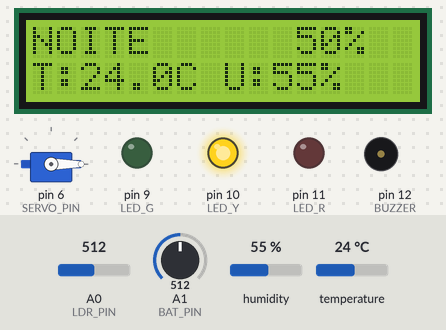
Simulated run of this sketch. Board: Arduino Uno, built with avr-gcc and run on an emulated ATmega328P. On the bench: servo, 16×2 character LCD, output pins drawn as LEDs (lit = HIGH), buzzer (waves = sounding). Inputs (shaded band) come from the test bench; at power-on: temperature 24 °C, A1 (BAT_PIN) = 512, humidity 55 %, A0 (LDR_PIN) = 512. What the sketch prints to the serial monitor is not drawn.

Above: at 3.2 s.
3.3 s: temperature set to 39.6 °C
At 4.8 s:
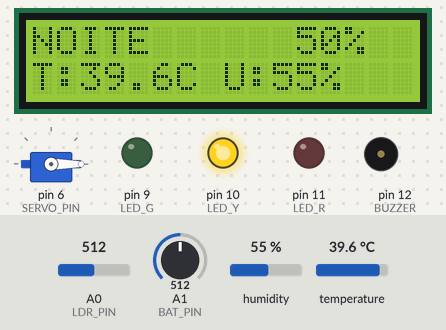
6.0 s: temperature set to 40.9 °C
At 8.5 s:
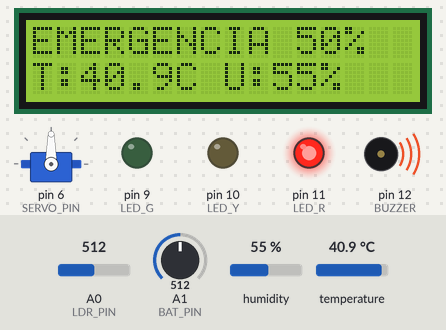
9.5 s: A1 (BAT_PIN) set to 109
At 9.9 s:
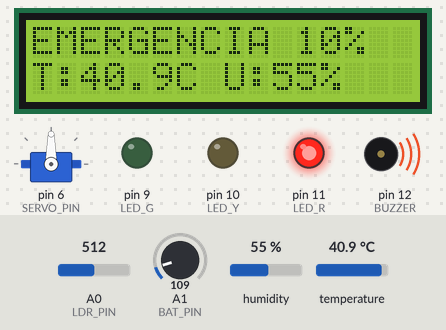
11.0 s: A1 (BAT_PIN) set to 91
At 12.0 s:
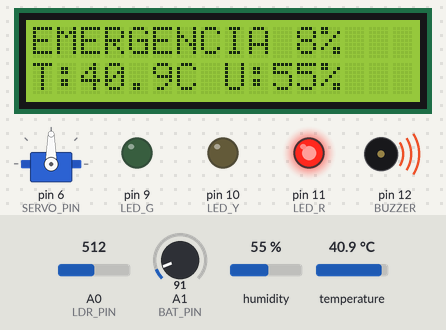
12.5 s: humidity set to 22 %
At 14.9 s:
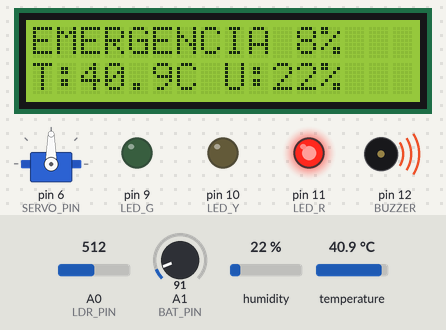
16.0 s: A0 (LDR_PIN) set to 910
22.8 s: A0 (LDR_PIN) set to 939
Timing chart, 0 to 25.3 s (numbered marks = the images above; inputs shaded):
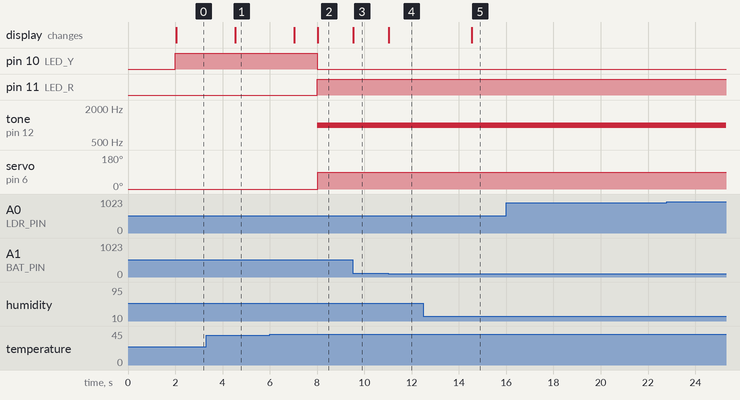

Measured:
- the behaviour switches between 40 and 40.1 °C on temperature (found by bisection; images 1 and 2)
- after the input at 3.3 s, the display: changes after 1.2 s (image 1)
- after the input at 6.0 s, pin 10 (LED_Y): HIGH → LOW after 2.0 s; pin 11 (LED_R): LOW → HIGH after 2.0 s; tone on pin 12 (BUZZER): silent → 1000 Hz after 2.0 s; servo on pin 6 (SERVO_PIN): 0° → 90° after 2.0 s; the display: first changes after 1.0 s (image 2 shows a later state)
- after the input at 9.5 s, the display: changes at once (image 3)
- after the input at 11.0 s, the display: changes at once (image 4)
- after the input at 12.5 s, the display: changes after 2.0 s (image 5)

The sketch:

AURORA.ino
```cpp
// ============================================================
// 1. Includes e bibliotecas
// ============================================================
#include <DHT.h>
#include <Servo.h>
#include <LiquidCrystal_I2C.h>

// ============================================================
// 2. #define - todos os pinos e limiares
// ============================================================
#define LDR_PIN              A0
#define BAT_PIN              A1
#define DHT_PIN              2
#define DHT_TYPE             DHT22
#define LED_G                9
#define LED_Y                10
#define LED_R                11
#define BUZZER               12
#define SERVO_PIN            6
#define LUZ_DIA              600     // limiar de luz para estado DIA
#define BAT_SEGURA           30      // percentual minimo de bateria segura
#define TEMP_CRITICA         40.0    // C - acima disso e emergencia termica
#define TEMP_ALERTA          35.0    // C - zona de atencao
#define FREQ_ALARME          1000    // Hz do buzzer em emergencia
#define SERVO_OFF            0       // angulo: carga conectada
#define SERVO_CORTE          90      // angulo: carga cortada
#define DEBOUNCE_N           3       // leituras para confirmar mudanca de estado
#define INTERVALO_MS         500     // ms entre leituras
#define LCD_ADDR             0x27
#define LCD_COLS             16
#define LCD_ROWS             2
#define TEMP_CRITICA_CAUSA   "TERMICA"
#define BAT_CRITICA_CAUSA    "BATERIA"
#define CAUSA_NENHUMA        "-"
#define CAUSA_VAZIA          ""

// ============================================================
// 3. const int / const float - valores sem tipo implicito do #define
// ============================================================
const int ADC_MINIMO = 0;
const int ADC_MAXIMO = 1023;
const int PERCENTUAL_MINIMO = 0;
const int PERCENTUAL_MAXIMO = 100;
const int SERIAL_BAUD = 9600;
const int LEITURAS_INICIAIS = 0;
const int PRIMEIRA_CONFIRMACAO = 1;
const int CASAS_DECIMAIS_SENSOR = 1;
const int CASAS_DECIMAIS_UMIDADE_LCD = 0;
const int LCD_COLUNA_INICIAL = 0;
const int LCD_LINHA_ESTADO = 0;
const int LCD_LINHA_SENSORES = 1;
const int LCD_DELAY_BOOT_MS = 1500;
const int SERIAL_DELAY_BOOT_MS = 100;
const float DHT_VALOR_FALHA = 0.0;

// ============================================================
// 4. enum EstadoAurora
// ============================================================
enum EstadoAurora {
  ESTADO_DIA,
  ESTADO_NOITE,
  ESTADO_EMERGENCIA
};

// ============================================================
// 5. Variaveis globais comentadas
// ============================================================

// Guarda o estado efetivamente aplicado aos atuadores apos o debounce.
EstadoAurora estadoAtual = ESTADO_DIA;

// Guarda o estado que esta sendo confirmado pelas leituras consecutivas.
EstadoAurora estadoCandidato = ESTADO_DIA;

// Conta quantas leituras consecutivas confirmaram o estado candidato.
int leiturasConfirmadas = LEITURAS_INICIAIS;

// Indica se a primeira leitura valida ja definiu o estado inicial do sistema.
bool estadoInicializado = false;

// Marca o instante da ultima leitura para controle nao-bloqueante com millis().
unsigned long ultimaLeitura = 0;

// Conta os ciclos de leitura exibidos no Serial Monitor.
unsigned long ciclos = 0;

// Guarda a causa textual da ultima emergencia classificada.
const char* causaEmergencia = CAUSA_VAZIA;

// ============================================================
// 6. Prototipos de todas as funcoes
// ============================================================
void lerSensores(int &luz, int &bateria, float &temp, float &umidade);
EstadoAurora classificarEstadoEnum(int luz, int bateria, float temp);
String classificarEstado(int luz, int bateria, float temp);
void aplicarEstadoEnum(EstadoAurora estado);
void aplicarEstado(String estado);
void atualizarEstadoComDebounce(EstadoAurora estadoLido);
void exibirSerial(int luz, int bateria, float temp, float umidade, EstadoAurora estado);
void atualizarLCD(int bateria, float temp, float umidade, EstadoAurora estado);
String estadoParaTexto(EstadoAurora estado);
EstadoAurora textoParaEstado(String estado);

// ============================================================
// 7. Instancias: DHT, Servo e LiquidCrystal_I2C
// ============================================================
DHT dht(DHT_PIN, DHT_TYPE);
Servo servoCarga;
LiquidCrystal_I2C lcd(LCD_ADDR, LCD_COLS, LCD_ROWS);

// ============================================================
// 8. void setup()
// ============================================================
void setup() {
  Serial.begin(SERIAL_BAUD);

  pinMode(LDR_PIN, INPUT);
  pinMode(BAT_PIN, INPUT);
  pinMode(DHT_PIN, INPUT);
  pinMode(LED_G, OUTPUT);
  pinMode(LED_Y, OUTPUT);
  pinMode(LED_R, OUTPUT);
  pinMode(BUZZER, OUTPUT);
  pinMode(SERVO_PIN, OUTPUT);

  dht.begin();
  servoCarga.attach(SERVO_PIN);
  servoCarga.write(SERVO_OFF);

  lcd.init();
  lcd.backlight();
  lcd.setCursor(LCD_COLUNA_INICIAL, LCD_LINHA_ESTADO);
  lcd.print(F("AURORA  v1.1"));
  lcd.setCursor(LCD_COLUNA_INICIAL, LCD_LINHA_SENSORES);
  lcd.print(F("Inicializando..."));

  digitalWrite(LED_G, LOW);
  digitalWrite(LED_Y, LOW);
  digitalWrite(LED_R, LOW);
  noTone(BUZZER);

  delay(SERIAL_DELAY_BOOT_MS);
  Serial.println(F(""));
  Serial.println(F("  ╔══════════════════════════════════╗"));
  Serial.println(F("  ║   AURORA · Base Lunar Artemis    ║"));
  Serial.println(F("  ║   Sistema de Gestao Energetica   ║"));
  Serial.println(F("  ║   Versao 1.1 · Inicializado      ║"));
  Serial.println(F("  ╚══════════════════════════════════╝"));
  Serial.println(F(""));

  delay(LCD_DELAY_BOOT_MS);
  lcd.clear();
}

// ============================================================
// 9. void loop()
// ============================================================
void loop() {
  unsigned long agora = millis();

  if (agora - ultimaLeitura >= INTERVALO_MS) {
    ultimaLeitura = agora;

    int luz = ADC_MINIMO;
    int bateria = PERCENTUAL_MINIMO;
    float temp = DHT_VALOR_FALHA;
    float umidade = DHT_VALOR_FALHA;

    lerSensores(luz, bateria, temp, umidade);

    EstadoAurora estadoLido = classificarEstadoEnum(luz, bateria, temp);
    atualizarEstadoComDebounce(estadoLido);

    aplicarEstadoEnum(estadoAtual);
    atualizarLCD(bateria, temp, umidade, estadoAtual);
    exibirSerial(luz, bateria, temp, umidade, estadoAtual);
    ciclos++;
  }
}

// ============================================================
// 10. Funcoes auxiliares
// ============================================================

/*
 * Le e processa todos os sensores do sistema AURORA.
 * Parametros:
 *   luz: referencia que recebe a leitura de luminosidade em escala 0-1023.
 *   bateria: referencia que recebe a carga simulada da bateria em 0-100%.
 *   temp: referencia que recebe a temperatura em graus Celsius.
 *   umidade: referencia que recebe a umidade relativa em percentual.
 * Retorno: nenhum.
 */
void lerSensores(int &luz, int &bateria, float &temp, float &umidade) {
  int leituraBateria = analogRead(BAT_PIN);

  // No modulo LDR do Wokwi, analogRead() fica maior no escuro.
  // A inversao mantem a regra da AURORA: luz alta representa DIA.
  luz = ADC_MAXIMO - analogRead(LDR_PIN);
  bateria = map(leituraBateria, ADC_MINIMO, ADC_MAXIMO, PERCENTUAL_MINIMO, PERCENTUAL_MAXIMO);
  bateria = constrain(bateria, PERCENTUAL_MINIMO, PERCENTUAL_MAXIMO);

  temp = dht.readTemperature();
  umidade = dht.readHumidity();

  if (isnan(temp)) {
    temp = DHT_VALOR_FALHA;
  }

  if (isnan(umidade)) {
    umidade = DHT_VALOR_FALHA;
  }
}

/*
 * Classifica o estado operacional usando enum e os sensores lidos.
 * Parametros:
 *   luz: leitura de luminosidade em escala 0-1023.
 *   bateria: carga simulada da bateria em 0-100%.
 *   temp: temperatura em graus Celsius.
 * Retorno: valor EstadoAurora correspondente a DIA, NOITE ou EMERGENCIA.
 */
EstadoAurora classificarEstadoEnum(int luz, int bateria, float temp) {
  causaEmergencia = CAUSA_VAZIA;

  if (temp > TEMP_CRITICA && temp != DHT_VALOR_FALHA) {
    causaEmergencia = TEMP_CRITICA_CAUSA;
    return ESTADO_EMERGENCIA;
  }

  if (bateria < BAT_SEGURA) {
    causaEmergencia = BAT_CRITICA_CAUSA;
    return ESTADO_EMERGENCIA;
  }

  if (luz > LUZ_DIA) {
    return ESTADO_DIA;
  }

  return ESTADO_NOITE;
}

/*
 * Wrapper publico que classifica o estado e retorna texto legivel.
 * Parametros:
 *   luz: leitura de luminosidade em escala 0-1023.
 *   bateria: carga simulada da bateria em 0-100%.
 *   temp: temperatura em graus Celsius.
 * Retorno: String com "DIA", "NOITE" ou "EMERGENCIA".
 */
String classificarEstado(int luz, int bateria, float temp) {
  return estadoParaTexto(classificarEstadoEnum(luz, bateria, temp));
}

/*
 * Desliga todas as saidas e aciona somente os atuadores do estado informado.
 * Parametros:
 *   estado: valor EstadoAurora ja confirmado pelo debounce.
 * Retorno: nenhum.
 */
void aplicarEstadoEnum(EstadoAurora estado) {
  digitalWrite(LED_G, LOW);
  digitalWrite(LED_Y, LOW);
  digitalWrite(LED_R, LOW);
  noTone(BUZZER);

  switch (estado) {
    case ESTADO_DIA:
      digitalWrite(LED_G, HIGH);
      servoCarga.write(SERVO_OFF);
      break;

    case ESTADO_NOITE:
      digitalWrite(LED_Y, HIGH);
      servoCarga.write(SERVO_OFF);
      break;

    case ESTADO_EMERGENCIA:
    default:
      digitalWrite(LED_R, HIGH);
      tone(BUZZER, FREQ_ALARME);
      servoCarga.write(SERVO_CORTE);
      break;
  }
}

/*
 * Wrapper publico que aplica as saidas a partir de um estado em texto.
 * Parametros:
 *   estado: String com "DIA", "NOITE" ou "EMERGENCIA".
 * Retorno: nenhum.
 */
void aplicarEstado(String estado) {
  aplicarEstadoEnum(textoParaEstado(estado));
}

/*
 * Atualiza o estado global apenas depois de leituras consecutivas confirmarem a mudanca.
 * Parametros:
 *   estadoLido: estado calculado a partir dos sensores no ciclo atual.
 * Retorno: nenhum.
 */
void atualizarEstadoComDebounce(EstadoAurora estadoLido) {
  if (!estadoInicializado) {
    estadoAtual = estadoLido;
    estadoCandidato = estadoLido;
    leiturasConfirmadas = LEITURAS_INICIAIS;
    estadoInicializado = true;
    return;
  }

  if (estadoLido == estadoAtual) {
    estadoCandidato = estadoAtual;
    leiturasConfirmadas = LEITURAS_INICIAIS;
    return;
  }

  if (estadoLido != estadoCandidato) {
    estadoCandidato = estadoLido;
    leiturasConfirmadas = PRIMEIRA_CONFIRMACAO;
    return;
  }

  leiturasConfirmadas++;

  if (leiturasConfirmadas >= DEBOUNCE_N) {
    estadoAtual = estadoCandidato;
    leiturasConfirmadas = LEITURAS_INICIAIS;
  }
}

/*
 * Exibe dados no Serial Monitor em formato de console operacional.
 * Parametros:
 *   luz: leitura de luminosidade em escala 0-1023.
 *   bateria: carga simulada da bateria em 0-100%.
 *   temp: temperatura em graus Celsius.
 *   umidade: umidade relativa em percentual.
 *   estado: estado operacional confirmado pelo debounce.
 * Retorno: nenhum.
 */
void exibirSerial(int luz, int bateria, float temp, float umidade, EstadoAurora estado) {
  bool emergencia = (estado == ESTADO_EMERGENCIA);
  const char* causaAtual = CAUSA_NENHUMA;

  if (emergencia) {
    if (temp > TEMP_CRITICA && temp != DHT_VALOR_FALHA) {
      causaAtual = TEMP_CRITICA_CAUSA;
    } else if (bateria < BAT_SEGURA) {
      causaAtual = BAT_CRITICA_CAUSA;
    } else {
      causaAtual = causaEmergencia;
    }
  }

  Serial.println(F("======================================"));
  Serial.println(F(" AURORA · Console da Base Lunar"));
  Serial.print(F(" Ciclo: "));
  Serial.println(ciclos);
  Serial.println(F("======================================"));

  Serial.print(F(" Estado    : "));
  Serial.println(estadoParaTexto(estado));

  Serial.print(F(" Causa     : "));
  Serial.println(causaAtual);

  Serial.print(F(" Luz       : "));
  Serial.print(luz);
  Serial.print(F("   (limiar: "));
  Serial.print(LUZ_DIA);
  Serial.println(F(")"));

  Serial.print(F(" Bateria   : "));
  Serial.print(bateria);
  Serial.print(F("%   (min seguro: "));
  Serial.print(BAT_SEGURA);
  Serial.println(F("%)"));

  Serial.print(F(" Temp      : "));
  Serial.print(temp, CASAS_DECIMAIS_SENSOR);
  Serial.print(F("°C  (alerta: "));
  Serial.print(TEMP_ALERTA, CASAS_DECIMAIS_SENSOR);
  Serial.print(F("°C | critico: "));
  Serial.print(TEMP_CRITICA, CASAS_DECIMAIS_SENSOR);
  Serial.println(F("°C)"));

  Serial.print(F(" Umidade   : "));
  Serial.print(umidade, CASAS_DECIMAIS_SENSOR);
  Serial.println(F("%"));

  Serial.println(F("--------------------------------------"));

  Serial.print(F(" Servo     : "));
  Serial.print(emergencia ? SERVO_CORTE : SERVO_OFF);
  Serial.print(F("°    ("));
  Serial.print(emergencia ? F("carga cortada") : F("carga conectada"));
  Serial.println(F(")"));

  Serial.print(F(" Buzzer    : "));
  Serial.println(emergencia ? F("ON") : F("OFF"));

  if (leiturasConfirmadas > LEITURAS_INICIAIS) {
    Serial.print(F(" Debounce  : aguardando confirmacao ("));
    Serial.print(leiturasConfirmadas);
    Serial.print(F("/"));
    Serial.print(DEBOUNCE_N);
    Serial.println(F(")"));
  }

  Serial.println(F("======================================"));
  Serial.println(F(""));
}

/*
 * Atualiza o display LCD com estado atual e dados dos sensores.
 * Linha 1: estado operacional + bateria.
 * Linha 2: temperatura + umidade.
 * Parametros:
 *   bateria: carga simulada da bateria em 0-100%.
 *   temp: temperatura em graus Celsius.
 *   umidade: umidade relativa em percentual.
 *   estado: estado operacional confirmado pelo debounce.
 * Retorno: nenhum.
 */
void atualizarLCD(int bateria, float temp, float umidade, EstadoAurora estado) {
  lcd.clear();

  lcd.setCursor(LCD_COLUNA_INICIAL, LCD_LINHA_ESTADO);
  switch (estado) {
    case ESTADO_DIA:
      lcd.print(F("DIA        "));
      break;

    case ESTADO_NOITE:
      lcd.print(F("NOITE      "));
      break;

    case ESTADO_EMERGENCIA:
    default:
      lcd.print(F("EMERGENCIA "));
      break;
  }
  lcd.print(bateria);
  lcd.print(F("%"));

  lcd.setCursor(LCD_COLUNA_INICIAL, LCD_LINHA_SENSORES);
  lcd.print(F("T:"));
  lcd.print(temp, CASAS_DECIMAIS_SENSOR);
  lcd.print(F("C "));
  lcd.print(F("U:"));
  lcd.print(umidade, CASAS_DECIMAIS_UMIDADE_LCD);
  lcd.print(F("%"));
}

/*
 * Converte um estado enum para texto legivel no Serial Monitor.
 * Parametros:
 *   estado: valor EstadoAurora.
 * Retorno: String com o nome do estado.
 */
String estadoParaTexto(EstadoAurora estado) {
  switch (estado) {
    case ESTADO_DIA:
      return F("DIA");

    case ESTADO_NOITE:
      return F("NOITE");

    case ESTADO_EMERGENCIA:
    default:
      return F("EMERGENCIA");
  }
}

/*
 * Converte texto de estado para enum, mantendo emergencia como fallback seguro.
 * Parametros:
 *   estado: String com o nome do estado.
 * Retorno: valor EstadoAurora correspondente.
 */
EstadoAurora textoParaEstado(String estado) {
  if (estado == "DIA") {
    return ESTADO_DIA;
  }

  if (estado == "NOITE") {
    return ESTADO_NOITE;
  }

  return ESTADO_EMERGENCIA;
}
```
